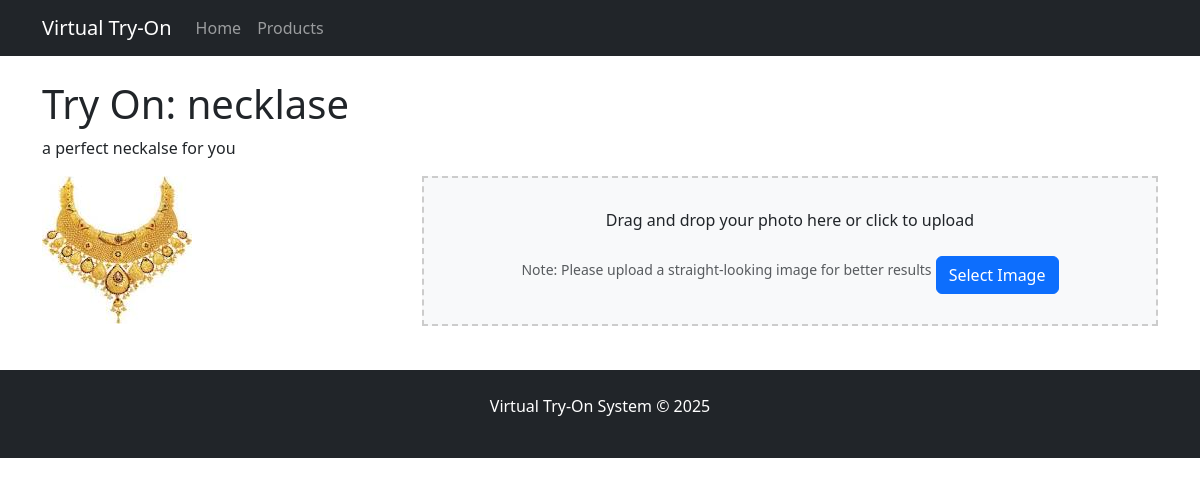
The app's page /try-on/2/ with its own data.
### virtual_tryon/models.py (models this page shows, shortened)
class OrnamentProduct(models.Model):
    ORNAMENT_TYPES = (
        ('glasses', 'Glasses'),
        ('necklace', 'Necklace'),
        ('earrings', 'Earrings'),
    )
    name = models.CharField(max_length=100)
    description = models.TextField(blank=True)
    price = models.DecimalField(max_digits=10, decimal_places=2, default=0.00)
    ornament_type = models.CharField(max_length=20, choices=ORNAMENT_TYPES)
    image = models.ImageField(upload_to='ornaments/')
    created_at = models.DateTimeField(auto_now_add=True)

### virtual_tryon/views.py (the view)
# urls.py: path('try-on/<int:product_id>/', views.try_on_page, name='try_on'),
def try_on_page(request, product_id):
    product = get_object_or_404(OrnamentProduct, id=product_id)
    context = {
        'product': product
    }
    return render(request, 'try_on.html', context)

### virtual_tryon/templates/try_on.html (shortened to what this page needs)
{% extends 'base.html' %}
{% block content %}
<div class="row">
    <div class="col-md-12">
        <h1>Try On: {{ product.name }}</h1>
        <p>{{ product.description }}</p>
        <div class="row">
            <div class="col-md-4">
                <img src="{{ product.image.url }}" class="img-fluid rounded" alt="{{ product.name }}">
            </div>
            <div class="col-md-8">
                <div class="upload-area" id="uploadArea">
                    <p>Drag and drop your photo here or click to upload</p>
                    <small class="text-muted text-danger">Note: Please upload a straight-looking image for better results</small>
                    <button type="button" class="btn btn-primary mt-2" id="uploadButton">Select Image</button>
                </div>
            </div>
        </div>
    </div>
</div>
{% endblock %}

### virtual_tryon/templates/try_on.html (style rules this page uses)
.upload-area { border: 2px dashed #ccc; padding: 30px; text-align: center; cursor: pointer; margin-bottom: 20px; background-color: #f8f9fa; }

### records on screen
OrnamentProduct: name "necklase", description "a perfect neckalse for you", image (picture)
